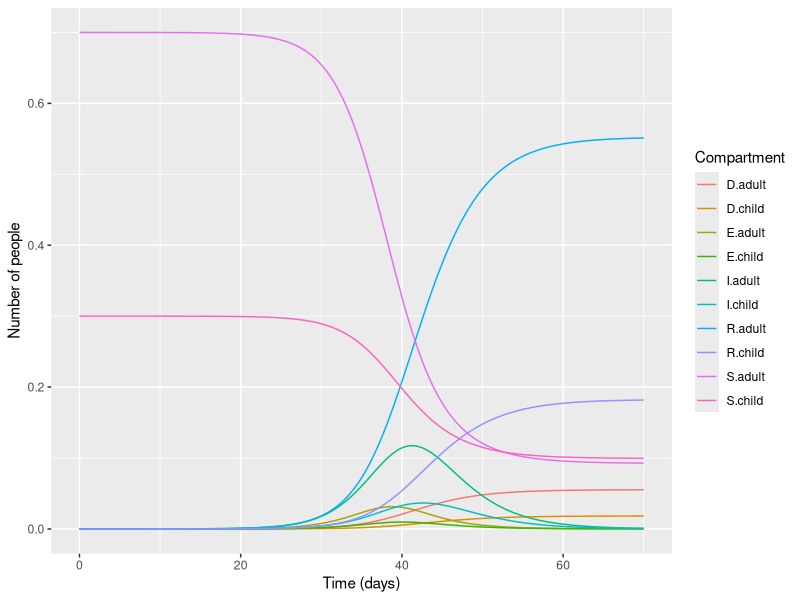
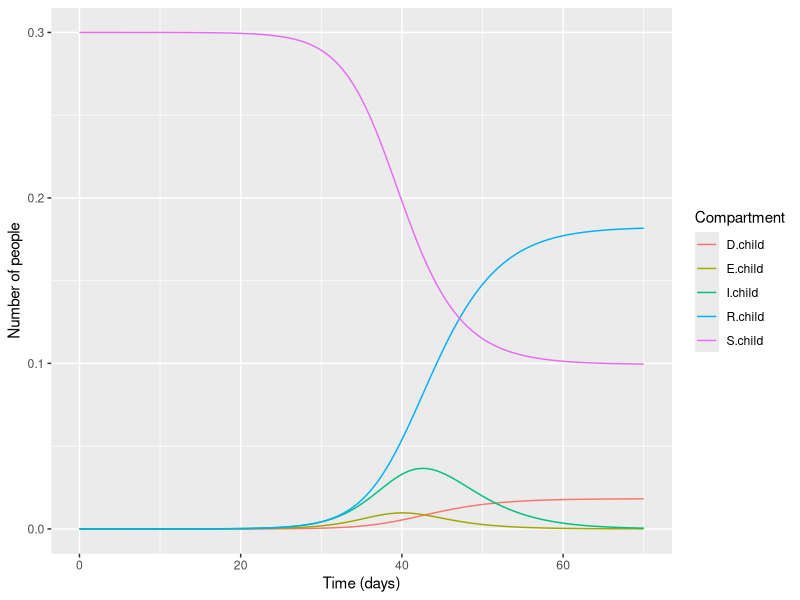
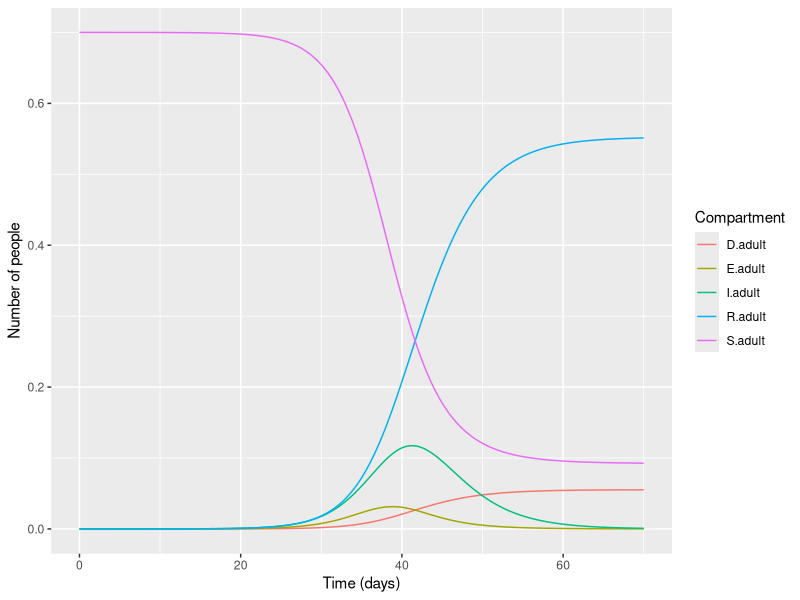

Recreate these plots in R, in order.
## ---- chunk 1
knitr::opts_chunk$set(echo = TRUE)
## ---- chunk 2
library(deSolve)
library(tidyverse)
library(DiagrammeR)
## ---- chunk 3
grViz("digraph flowchart {
      graph [layout = dot,
       rankdir = LR]
      node [fontname = Helvetica, shape = rectangle,]
      tab1 [label = '@@1']
      tab2 [label = '@@2']
      tab3 [label = '@@3'] 
      tab4 [label = '@@4']
      tab5 [label = '@@5']
      tab6 [label = '@@6']
      tab7 [label = '@@7']
      tab8 [label = '@@8']
      tab9 [label = '@@9']
      # edge definitions with the node IDs
      tab1 -> tab2 [label = 'beta child'];
      tab1 -> tab3 [label = 'beta adult'];
      tab2 -> tab4 [label = 'kappa child'];
      tab4 -> tab6 [label = 'mu child'];
      tab4 -> tab8 [label = 'gamma child'];
      tab3 -> tab5 [label = 'kappa adult'];
      tab5 -> tab7 [label = 'mu adult'];
      tab5 -> tab9 [label = 'gamma adult'];
      }

      [1]: 'Susceptible'
      [2]: 'Exposed Children'
      [3]: 'Exposed Adults'
      [4]: 'Infected Children'
      [5]: 'Infected Adult'
      [6]: 'Dead Children'
      [7]: 'Dead Adults'
      [8]: 'Recovered Children'
      [9]: 'Recovered Adults'
      ")
## ---- chunk 4
population <- 10^6
infectious_no <- 3
N <- 1
epsilon = infectious_no/population
Ih <- 1 ### unlimited hospital capacity
mun <- 0.95 ### 0 < mun < 1
muh <- 1- mun
alpha0 <- 0.6
beta0 <- 1.2
kappa0 <- 1.4 # sigma in normal models
gamma0 <-0.3

unit_time <- 70
## ---- chunk 5
# gamma beta and delta 
gamma = gamma0
beta = beta0
delta = kappa0
## ---- chunk 6

S.child = 0.3 * (1 - epsilon)
S.adult = 0.7 * (1 - epsilon)
E.child = 0
E.adult = 0
I.child = 0
I.adult = epsilon
R.child = 0
R.adult = 0
D.child = 0
D.adult = 0
## ---- chunk 7
Ro = 0.07 # transmission probability

c2a.beta = 6 * Ro 

# adult 
a2a.beta = 10 * Ro
a2c.beta = 1 * Ro 
## ---- chunk 8
seir_d <- function(time, state, parameters) {
  S_child <- state[1]
  E_child <- state[2]
  I_child <- state[3]
  R_child <- state[4]
  D_child <- state[5]
  S_adult <- state[6]
  E_adult <- state[7]
  I_adult <- state[8]
  R_adult <- state[9]
  D_adult <- state[10]
  
  with(as.list(parameters), {
    # number of children and adults
    N_c <- S_child + E_child + I_child + R_child + D_child
    N_a <- S_adult + E_adult + I_adult + R_adult + D_adult
    
    # beta
    beta_c <- c2a_beta
    beta_a <- a2c_beta + a2a_beta
    
    # differential equations
    dS_child <- -beta_c * S_child * I_adult / N_a
    dE_child <- beta_c * S_child * I_adult / N_a - delta * E_child
    dI_child <- delta * E_child - gamma * I_child - muh * I_child * alpha0
    dR_child <- gamma * I_child
    dD_child <- muh * alpha0 * I_child
    
    # adult
    dS_adult <- -beta_a * (S_adult * I_adult) / N_a
    dE_adult <- beta_a * (S_adult * I_adult) / N_a - delta * E_adult
    dI_adult <- delta * E_adult - gamma * I_adult - muh * I_adult * alpha0
    dR_adult <- gamma * I_adult
    dD_adult <- muh * alpha0 * I_adult
    
    return(list(c(dS_child, dE_child, dI_child, dR_child, dD_child, dS_adult, dE_adult, dI_adult, dR_adult, dD_adult)))
  })
}
## ---- chunk 9
step_h = 0.1
state <- c(S.child = S.child, E.child = E.child, I.child = I.child, R.child = R.child, D.child = D.child, S.adult = S.adult, E.adult = E.adult, I.adult = I.adult, R.adult = R.adult, D.adult = D.adult)

parameters <- c(beta = beta, kappa = kappa, gamma = gamma, delta = delta, muh = muh, alpha0 = alpha0, c2a_beta = c2a.beta, a2a_beta = a2a.beta, a2c_beta = a2c.beta)
times = seq(0, unit_time, step_h)
## ---- chunk 10
out_seir.d = as.data.frame(ode(y = state, times = times,
                               func = seir_d, parms = parameters))
## ---- chunk 11
colnames(out_seir.d)
## ---- chunk 12
library(tidyr)
output_long <- out_seir.d %>%  pivot_longer(cols = c(S.child, E.child, I.child, R.child, D.child, S.adult, E.adult, I.adult, R.adult, D.adult),
                        names_to = "state",
                        values_to = "value") 

## ---- chunk 13
ggplot(data = output_long,                                               
       aes(x = time, y = value, colour = state, group = state)) +  
  geom_line() +                                                          
  xlab("Time (days)")+                                                   
  ylab("Number of people") +                                
  labs(colour = "Compartment") 
## ---- chunk 14
child_data = out_seir.d[, c("time","S.child", "E.child", "I.child", "R.child", "D.child")]
adult_data = out_seir.d[, c("time","S.adult", "E.adult", "I.adult", "R.adult", "D.adult")]
## ---- chunk 15
child_long <- out_seir.d %>%  pivot_longer(cols = c(S.child, E.child, I.child, R.child, D.child),
                        names_to = "state",
                        values_to = "value") 
adult_long <- out_seir.d %>%  pivot_longer(cols = c(S.adult, E.adult, I.adult, R.adult, D.adult),
                        names_to = "state",
                        values_to = "value") 
## ---- chunk 16
ggplot(data = child_long,                                               
       aes(x = time, y = value, colour = state, group = state)) +  
  geom_line() +                                                          
  xlab("Time (days)")+                                                   
  ylab("Number of people") +                                
  labs(colour = "Compartment") 
## ---- chunk 17
ggplot(data = adult_long,                                               
       aes(x = time, y = value, colour = state, group = state)) +  
  geom_line() +                                                          
  xlab("Time (days)")+                                                   
  ylab("Number of people") +                                
  labs(colour = "Compartment") 
## ---- chunk 18
summary(out_seir.d)
